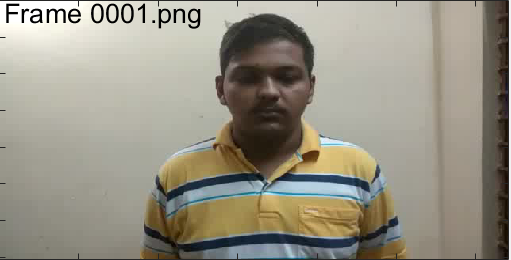
%> input picture deba.png, 511 x 260 px
$ octave fySift1.m   (GNU Octave 9; MATLAB toolbox functions it lacks are replaced by stand-ins)
%> lines starting %> are read from the running program, lines starting %| are printed output that depends on the picture; in (x1, y1, x2, y2) boxes, pixels count from 0 and x2, y2 are one past the last pixel; in counts of white or black regions, pixels touching at a corner belong together; the program's own positions count from 1
%% Initialization
% Here, the x-axis correspond to coloum, while the y-axis correspond to row
clear all; close all;
img = imread('deba.png');
%> img is the input picture: size 260x511x3 uint8; mean R, G, B 151.5, 147.2, 133.2
[~,~,ColorChannel] = size(img);
%> ColorChannel = 3
if ColorChannel > 1
    img = rgb2gray(img);
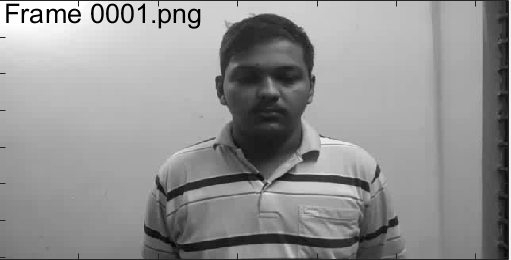
%> img: size 260x511 uint8; min 0, max 255, mean 146.8
end
img = double(img)/255;
%> img: size 260x511 double
ScaleSpaceNum = 3; % number of scale space intervals
SigmaOrigin = 2^0.5; % default sigma
ScaleFactor = 2^(1/ScaleSpaceNum);
StackNum = ScaleSpaceNum + 3; % number of stacks = number of scale space intervals + 3
OctaveNum = 3;
GaussianFilterSize = 21;
OctaveImage = {OctaveNum,StackNum}; % save the Gaussian-filtered results of image
OctaveImageDiff = {OctaveNum,StackNum-1}; % save the Difference of Gaussian-filtered results of image


%% Gaussian Convolution of Images in Each Octave
ImgOctave = cell(OctaveNum,1);
for Octave = 1:OctaveNum
    Sigma = SigmaOrigin * 2^(Octave-1); % when up to a new octave, double the sigma
    ImgOctave{Octave} = imresize(img, 2^(-(Octave-1)));
    for s = 1:StackNum
        SigmaScale = Sigma * ScaleFactor^(s-2);
        % calculate Guassian kernel
        GaussianFilter = fspecial('gaussian',[GaussianFilterSize,GaussianFilterSize],SigmaScale);
        % do convolution with Gassian kernel
        OctaveImage{Octave,s} = imfilter(ImgOctave{Octave}, GaussianFilter,'symmetric');
    end
end
%> after the loop, ImgOctave = 3 items; OctaveImage = 18 items
% calculate difference of Gaussian (in original paper eq.1)
for Octave = 1:OctaveNum
    for s = 1:StackNum-1
        OctaveImageDiff{Octave,s} = OctaveImage{Octave,s+1} - OctaveImage{Octave,s};
    end
end
%> after the loop, OctaveImageDiff = 15 items
%% Find the local minima and maxima between stacks
DiffMinMaxMap = cell(OctaveNum,StackNum-3);
for Octave = 1:OctaveNum
    for s = 2:size(OctaveImageDiff,2)-1
        CompareDiffImg = zeros(size(OctaveImage{Octave,1},1)-2,size(OctaveImage{Octave,1},2)-2,27);
        indx = 0; % 3rd dimension indx for CompareDiffImg
        for s2 = s-1:s+1
            for k = 1:9
                [i,j] = ind2sub([3,3],k);
                CompareDiffImg(:,:,indx+k) = OctaveImageDiff{Octave,s2}(i:end-3+i,j:end-3+j);
            end
            indx = indx + 9;
        end
        [~,MinMap] = min(CompareDiffImg,[],3);
        MinMap = (MinMap == 14);
        [~,MaxMap] = max(CompareDiffImg,[],3);
        MaxMap = (MaxMap == 14);
        DiffMinMaxMap{Octave,s-1} = MinMap + MaxMap; % the center indx is 9 + 5 = 14
    end
end
%> after the loop, DiffMinMaxMap = 9 items

%% Accurate keypoint localization
UnstableExtremaThreshold = 0.03; % set the threshold as 0.03 (the same as the original paper)
DiffMinMaxMapAccurate = DiffMinMaxMap;
%> DiffMinMaxMapAccurate = 9 items
for Octave = 1:OctaveNum
    Sigma = SigmaOrigin * 2^(Octave-1);
    for DiffMinMaxMapIndx = 1:size(DiffMinMaxMap,2)
        Map = DiffMinMaxMap{Octave,DiffMinMaxMapIndx};
        SSCindx = find(Map); % Scale-Space-Corner Index
        if isempty(SSCindx)
            continue;
        end
        for ssc = 1:length(SSCindx)
            [Row,Col] = ind2sub([size(Map,1),size(Map,2)], SSCindx(ssc));
            if (Row <= 1) || (Row >= size(Map,1)) || (Col <= 1) || (Col >= size(Map,2))
                DiffMinMaxMapAccurate{Octave,DiffMinMaxMapIndx}(Row,Col) = 0; % discard out of matrix boundary
                continue;
            end
            RowDiff = OctaveImageDiff{Octave,DiffMinMaxMapIndx+1}(Row+1,Col) - OctaveImageDiff{Octave,DiffMinMaxMapIndx+1}(Row-1,Col);
            ColDiff = OctaveImageDiff{Octave,DiffMinMaxMapIndx+1}(Row,Col+1) - OctaveImageDiff{Octave,DiffMinMaxMapIndx+1}(Row,Col-1);
            ScaleDiff = OctaveImageDiff{Octave,DiffMinMaxMapIndx+2}(Row,Col) - OctaveImageDiff{Octave,DiffMinMaxMapIndx}(Row,Col);
            offset = [2; 2; Sigma * ScaleFactor^(DiffMinMaxMapIndx) - Sigma * ScaleFactor^(DiffMinMaxMapIndx-2)];
            DxHat = OctaveImageDiff{Octave,DiffMinMaxMapIndx+1}(Row,Col) + 0.5 * ([RowDiff,ColDiff,ScaleDiff] * offset);
            if abs(DxHat) < UnstableExtremaThreshold
                DiffMinMaxMapAccurate{Octave,DiffMinMaxMapIndx}(Row,Col) = 0; % discard unstable extrema
            end
        end
    end
end
%% Eliminating edge responses
gamma = 10; % set the threshold gamma as 10 (the same as the original paper)
DetermineThreshold = (gamma + 1)^2 / gamma;
DiffMinMaxMapNoEdge = DiffMinMaxMapAccurate;
%> DiffMinMaxMapNoEdge = 9 items
for Octave = 1:OctaveNum
    for DiffMinMaxMapIndx = 1:size(DiffMinMaxMap,2)
        Map = DiffMinMaxMapAccurate{Octave,DiffMinMaxMapIndx};
        SSCindx = find(Map); % Scale-Space-Corner Index
        if isempty(SSCindx)
            continue;
        end
        for ssc = 1:length(SSCindx)
            [Row,Col] = ind2sub([size(Map,1),size(Map,2)], SSCindx(ssc));
            if (Row <= 1) || (Row >= size(Map,1)) || (Col <= 1) || (Col >= size(Map,2))
                DiffMinMaxMapNoEdge{Octave,DiffMinMaxMapIndx}(Row,Col) = 0; % discard out of matrix boundary
                continue;
            end
            Dyy = OctaveImageDiff{Octave,DiffMinMaxMapIndx+1}(Row+1,Col) - 2*OctaveImageDiff{Octave,DiffMinMaxMapIndx+1}(Row,Col) + OctaveImageDiff{Octave,DiffMinMaxMapIndx+1}(Row-1,Col);
            Dxx = OctaveImageDiff{Octave,DiffMinMaxMapIndx+1}(Row,Col+1) - 2*OctaveImageDiff{Octave,DiffMinMaxMapIndx+1}(Row,Col) + OctaveImageDiff{Octave,DiffMinMaxMapIndx+1}(Row,Col-1);
            Dxy = OctaveImageDiff{Octave,DiffMinMaxMapIndx+1}(Row-1,Col+1) - OctaveImageDiff{Octave,DiffMinMaxMapIndx+1}(Row-1,Col-1) - OctaveImageDiff{Octave,DiffMinMaxMapIndx+1}(Row+1,Col+1) + OctaveImageDiff{Octave,DiffMinMaxMapIndx+1}(Row+1,Col-1);
            TrH = Dxx + Dyy;
            DetH = Dxx*Dyy - Dxy^2;
            if ((TrH^2 / DetH) >= DetermineThreshold)
                DiffMinMaxMapNoEdge{Octave,DiffMinMaxMapIndx}(Row,Col) = 0; % discard unstable extrema
            end
        end
    end
end

%% SIFT feature descriptors generation
% the patch size for dominant orientation calculation is 9;
% the patch size for feature transformation is 16;
DominantOrientation = cell(size(DiffMinMaxMap));
%> DominantOrientation = {[], [], [], [], [], [], [], [], []}
SIFT = cell(size(DiffMinMaxMap));
%> SIFT = {[], [], [], [], [], [], [], [], []}
for Octave = 1:OctaveNum
    Sigma = SigmaOrigin * 2^(Octave-1); % when up to a new octave, double the sigma
    for DiffMinMaxMapIndx = 1:size(DiffMinMaxMap,2)
        stack = DiffMinMaxMapIndx+1;
        SigmaScale = Sigma * ScaleFactor^(stack-2);
        GaussianSmoothedImage = OctaveImage{Octave,stack};
        Map = DiffMinMaxMapNoEdge{Octave,DiffMinMaxMapIndx};
        SSCindx = find(Map); % Scale-Space-Corner Index
        if isempty(SSCindx)
            continue;
        end
        DomOri = zeros(length(SSCindx),2,36); % first column is for sita, second column is for magnitude
        sift = zeros(length(SSCindx),128,36);
        for ssc = 1:length(SSCindx)
            [Row,Col] = ind2sub([size(Map,1),size(Map,2)], SSCindx(ssc));
            Row = Row+1; Col = Col+1; % offset = [1,1];
            if (Row <= 10) || (Row >= size(GaussianSmoothedImage,1)-8) || (Col <= 10) || (Col >= size(GaussianSmoothedImage,2)-8)
                % skip if out of boundary
                continue;
            end
            % magnitude and sita of sample points in the patch
            mag = ((GaussianSmoothedImage(Row-8:Row+7,Col-7:Col+8) - GaussianSmoothedImage(Row-8:Row+7,Col-9:Col+6)).^2 + (GaussianSmoothedImage(Row-7:Row+8,Col-8:Col+7) - GaussianSmoothedImage(Row-9:Row+6,Col-8:Col+7)).^2).^0.5;
            sita = atan2((GaussianSmoothedImage(Row-7:Row+8,Col-8:Col+7) - GaussianSmoothedImage(Row-9:Row+6,Col-8:Col+7)),(GaussianSmoothedImage(Row-8:Row+7,Col-7:Col+8) - GaussianSmoothedImage(Row-8:Row+7,Col-9:Col+6)));
            sita = mod(sita + 2*pi, 2*pi); % the range of atan2 function is -pi~pi, map it to 0~2*pi
            % Dominant orientation calculation
            GaussianFilter = fspecial('gaussian',[9,9],1.5*SigmaScale);
            Dmag = mag(5:13,5:13).* GaussianFilter; % magnitude is weighted by gaussian filter
            sitaquantize = mod(sita(5:13,5:13) + pi/36,2*pi);
            sitaquantize = floor(sitaquantize / (2*pi/36));
            sitabin = zeros(36,1);
            for patchindx = 1:9^2
                sitabin(sitaquantize(patchindx)+1) = sitabin(sitaquantize(patchindx)+1) + Dmag(patchindx);
            end
            maxsitabin = max(sitabin);
            DominantOriBin = find((sitabin / maxsitabin) >= 0.8); % duplicate the feature when non-maximum magnitude of orientation is also big
            DominantOriSita = (DominantOriBin-1)*(2*pi/36);
            DomOri(ssc,1,1:length(DominantOriSita)) = DominantOriSita;
            DomOri(ssc,2,1:length(DominantOriSita)) = sitabin((sitabin / maxsitabin) >= 0.8);
            % SIFT feature calculation
            for DomOriIndx = 1:length(DominantOriSita)
                GaussianFilter = fspecial('gaussian',[16,16],8);
                Smag = mag.* GaussianFilter;
                sitaquantize = mod(sita - DominantOriSita(DomOriIndx) + pi/8 + 2*pi,2*pi);
                sitaquantize = floor(sitaquantize / (2*pi/8));
                sitabin = zeros(8,4,4);
                for patchindx = 1:16^2
                    [row,col] = ind2sub([16,16], patchindx);
                    row = floor((row-1)/4)+1;
                    col = floor((col-1)/4)+1;
                    sitabin(sitaquantize(patchindx)+1,row,col) = sitabin(sitaquantize(patchindx)+1,row,col) + Smag(patchindx);
                end
                sitabin = bsxfun(@times,sitabin,sum(sitabin.^2,1).^(-0.5)); % normalize the vector
                sitabin(sitabin > 0.2) = 0.2; % threshold the maximum value as 0.2
                sitabin = bsxfun(@times,sitabin,sum(sitabin.^2,1).^(-0.5)); % renormalize
                sift(ssc,:,DomOriIndx) = sitabin(:);
            end
        end
        DominantOrientation{Octave,DiffMinMaxMapIndx} = DomOri;
        SIFT{Octave,DiffMinMaxMapIndx} = sift;
    end
end
%> after the loop, DominantOrientation = 9 items; SIFT = 9 items

%% Show results (this part of code is just for verification, and is a mess...)
% [10 lines of commented-out code are left out]
imgtemp4 = img*0.5;
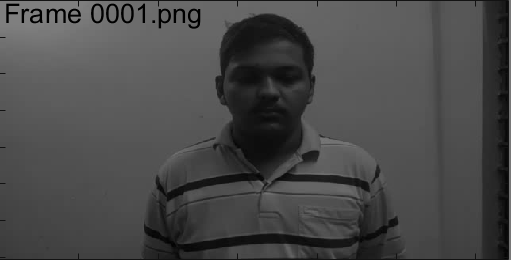
%> imgtemp4: size 260x511 double; min 0, max 0.5, mean 0.288
figure,imshow(uint8(imgtemp4*255));
for i = 1:3
for j = 1:3
for k = 1:2
if isempty(DominantOrientation{i,j})
continue
end
DomOri = DominantOrientation{i,j}(:,:,k);
DOx = cos(DomOri(:,1)).*DomOri(:,2)*200;
DOy = sin(DomOri(:,1)).*DomOri(:,2)*200;
Map = DiffMinMaxMapNoEdge{i,j};
SSCindx = find(Map); % Scale-Space-Corner Index
for ssc = 1:length(SSCindx)
    hold on;
    [Row,Col] = ind2sub([size(Map,1),size(Map,2)], SSCindx(ssc));
    Row = Row*2^(i-1)+1; Col = Col*2^(i-1)+1; % offset = [1,1];
    if (Row > size(img,1)) || (Col > size(img,2))
        continue
    end
    quiver(Col,Row,DOx(ssc),DOy(ssc),'r')
end
end
end
end
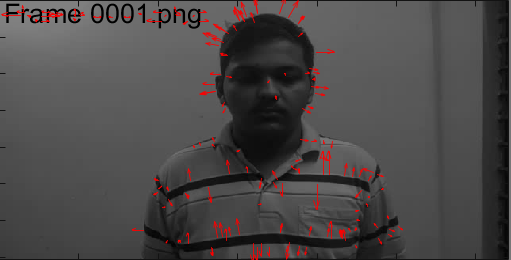
%> figure redrawn from the program's plot data
hold off;
%
imgtemp5 = img*0.5;
for i = 1:3
for j = 1:3
for k = 1:2
if isempty(DominantOrientation{i,j})
continue
end
Map = DiffMinMaxMapNoEdge{i,j};
SSCindx = find(Map); % Scale-Space-Corner Index
for ssc = 1:length(SSCindx)
    [Row,Col] = ind2sub([size(Map,1),size(Map,2)], SSCindx(ssc));
    Row = Row*2^(i-1)+1; Col = Col*2^(i-1)+1; % offset = [1,1];
    if (Row > size(img,1)) || (Col > size(img,2))
        continue
    end
    imgtemp5(Row,Col) = 1;
end
end
end
end
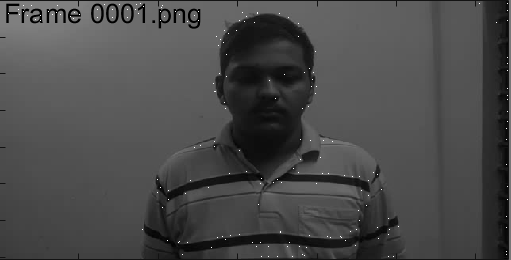
%> imgtemp5: size 260x511 double; 0.15% of pixels changed, all inside (x1, y1, x2, y2) = (8, 3, 508, 257)
figure,imshow(uint8(imgtemp5*255));
